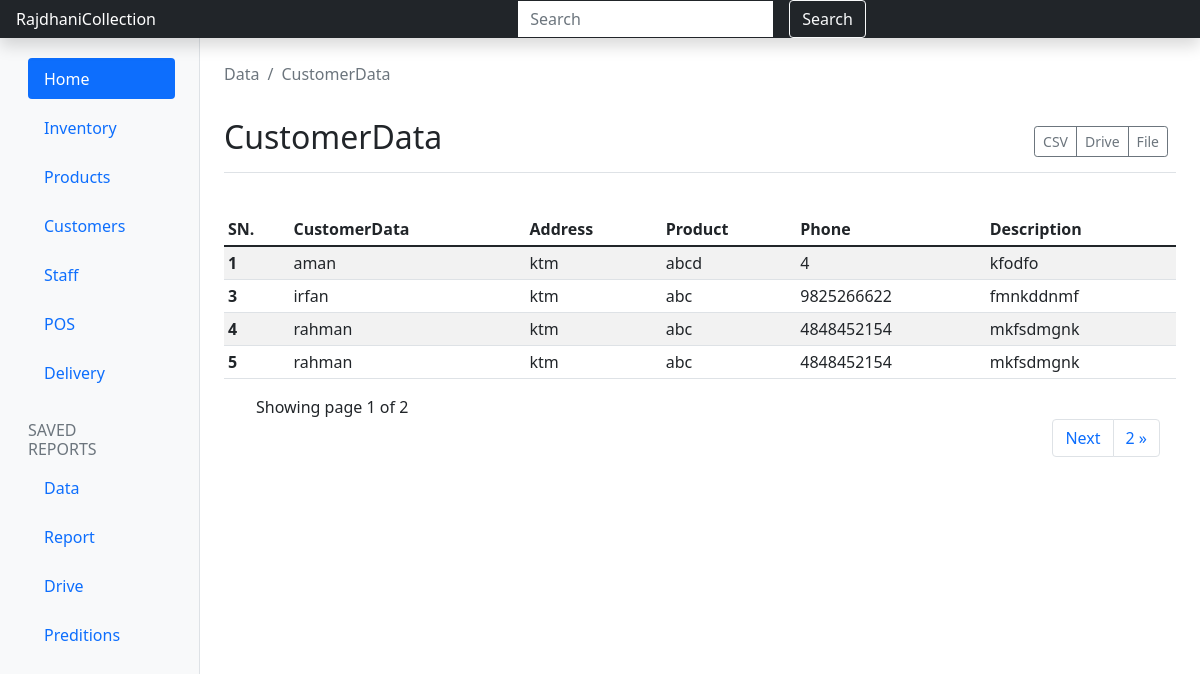
/customerdata/, run on the app's committed database.
### app/models.py (models this page shows, shortened)
class Customer(models.Model):
    customername=models.CharField(max_length=100)
    address=models.CharField(max_length=50)
    phone=models.CharField(max_length=15)
    product=models.CharField(max_length=50)
    desc=models.CharField(max_length=100)

### app/views.py (the view)
# urls.py: path('customerdata/',views.customerdata, name="customerdata" ),
def customerdata(request):
    data=Customer.objects.all()
    customer=Customer.objects.all()
    paginator=Paginator(data,4)
    page_number =request.GET.get('page')
    page_obj =paginator.get_page(page_number)
    context={
        "view":data,
        "page_obj":page_obj
        }
    return render(request, 'customerdata.html',context)

### template/customerdata.html (shortened to what this page needs)
{% load static %}
<!doctype html>
<html lang="en">
  <head>
    <link href="{% static 'css/bootstrap.min.css' %}" rel="stylesheet">
  </head>
  <body>
    <header class="navbar navbar-dark sticky-top bg-dark flex-md-nowrap p-0 shadow">
      <a class="navbar-brand col-md-3 col-lg-2 me-0 px-3 fs-6" href="#">RajdhaniCollection</a>
      <form class="d-flex align-items-center" action="{% url 'searchdata' %}" method="GET">
        <input class="form-control form-control-dark flex-grow-1 rounded-0 border-0 mx-3" type="text" placeholder="Search" aria-label="Search" name="query" id="query">
        <button class="btn btn-outline-light" type="submit">Search</button>
      </form>
      <div class="navbar-nav">
        <div class="nav-item text-nowrap">
          <a class="nav-link px-3" href="/signout">{{ user.username }}</a>
        </div>
      </div>
    </header>
    <div class="container-fluid">
      <div class="row ">
        <nav id="sidebarMenu" class="col-md-3 col-lg-2 d-md-block bg-light sidebar collapse h-100 flex-column align-items-stretch pe-4 border-end position-fixed">
          <div class="position-sticky pt-3 sidebar-sticky">
            <ul class="nav nav-pills flex-column">
              <li class="nav-item">
                <a class="nav-link active ms-3 my-1" aria-current="page" href="/Dashboard">
                  Home
                </a>
              </li>
              <li class="nav-item">
                <a class="nav-link ms-3 my-1" href="/inventory">
                  Inventory
                </a>
              </li>
              <li class="nav-item">
                <a class="nav-link ms-3 my-1" href="/product">
                  Products
                </a>
              </li>
              <li class="nav-item">
                <a class="nav-link ms-3 my-1" href="/customer">
                  Customers
                </a>
              </li>
              <li class="nav-item">
                <a class="nav-link ms-3 my-1" href="/staff">
                  Staff
                </a>
              </li>
              <li class="nav-item">
                <a class="nav-link ms-3 my-1" href="/pos">
                  POS
                </a>
              </li>
              <li class="nav-item">
                <a class="nav-link ms-3 my-1" href="/deliveryProduct">
                  Delivery
                </a>
              </li>
            </ul>
            <h6 class="sidebar-heading d-flex justify-content-between align-items-center px-3 mt-4 mb-1 text-muted text-uppercase">
              <span>Saved reports</span>
            </h6>
            <ul class="nav flex-column mb-2">
              <li class="nav-item">
                <a class="nav-link ms-3 my-1" href="/data">
                  Data
                </a>
              </li>
              <li class="nav-item">
                <a class="nav-link ms-3 my-1" href="/Report">
                  Report
                </a>
              </li>
              <li class="nav-item">
                <a class="nav-link ms-3 my-1" href="/drive">
                  Drive
                </a>
              </li>
              <li class="nav-item ms-3 my-1">
                <a class="nav-link" href="#">
                  Preditions
                </a>
              </li>
            </ul>
          </div>
        </nav>
        <main class="col-md-9 ms-sm-auto col-lg-10 px-md-4">
          <br>
          <nav aria-label="breadcrumb">
            <ol class="breadcrumb">
              <li class="breadcrumb-item active" aria-current="page">Data</li>
              <li class="breadcrumb-item active" aria-current="page">CustomerData</li>
            </ol>
          </nav>
          <div class="d-flex justify-content-between flex-wrap flex-md-nowrap align-items-center pt-3 pb-2 mb-3 border-bottom">
            <h1 class="h2">CustomerData</h1>
            <div class="btn-toolbar mb-2 mb-md-0">
              <div class="btn-group me-2">
                <button type="button" class="btn btn-sm btn-outline-secondary">CSV</button>
                <button type="button" class="btn btn-sm btn-outline-secondary">Drive</button>
                <button type="button" class="btn btn-sm btn-outline-secondary ">File</button>
              </div>
            </div>
          </div>
  <br>
  <div class="table-responsive">
    <table class="table table-striped table-sm">
      <thead>
        <tr>
          <th scope="col">SN.</th>
          <th scope="col">CustomerData</th>
          <th scope="col">Address</th>
          <th scope="col">Product</th>
          <th scope="col">Phone</th>
          <th scope="col">Description</th>
        </tr>
      </thead>
      <tbody>
        {% for detail in page_obj %}
        <tr>
          <th scope="row">{{ detail.id }}</th>
          <td>{{detail.customername}}</td>
          <td>{{detail.address}}</td>
          <td>{{detail.product}}</td>
          <td>{{detail.phone}}</td>
          <td>{{detail.desc}}</td>
          {%endfor%}
        </tr>
      </tbody>
    </table>
    <div class="pagination-containerjustify-content-end mx-3">
      <div class="px-3">
        Showing page {{page_obj.number}} of {{ page_obj.paginator.num_pages }}
      </div>
      <ul class="pagination align-right float-right mr-auto  justify-content-end">
        {% if page_obj.has_next %}
        <li class="page-item"> <a class="page-link" href="?page={{ page_obj.next_page_number }}">Next</a></li>
        <li class="page-item"> <a class="page-link" href="?page={{ page_obj.paginator.num_pages }}">{{ page_obj.paginator.num_pages}} &raquo;</a></li>
        {% endif %}
        </ul>
    </div>
    </div>
</div>
  </body>
</html>

### data on the page
Customer: id "1", customername "aman", address "ktm", product "abcd", phone "4", desc "kfodfo"
Customer: id "3", customername "irfan", address "ktm", product "abc", phone "9825266622", desc "fmnkddnmf"
Customer: id "4", customername "rahman", address "ktm", product "abc", phone "4848452154", desc "mkfsdmgnk"
Customer: id "5", customername "rahman", address "ktm", product "abc", phone "4848452154", desc "mkfsdmgnk"

### other printed values
{{ page_obj.number }} "1"
{{ page_obj.paginator.num_pages }} "2"
